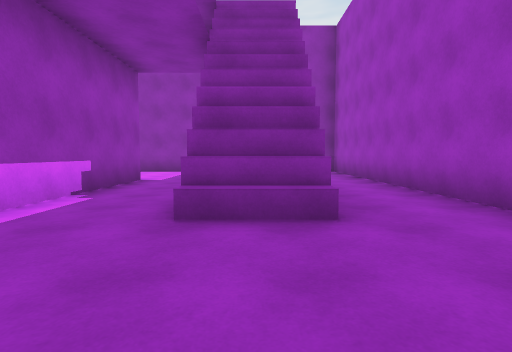
View 1 (above)

20 first-person views from a walk through a Unity game level. The camera is 1.2 m above the floor, tilts 4° down and sees 80° across. The floor is counted in squares, 2 m on a side. Each view is taken from the middle of a square. On the plan, view 1 faces up. The plan holds only what a view shows up to about 9 squares ahead; the rest is blank. The place goes on beyond the plan. The player character is not drawn. Surface patterns are stand-ins for the level's own textures.

View 2
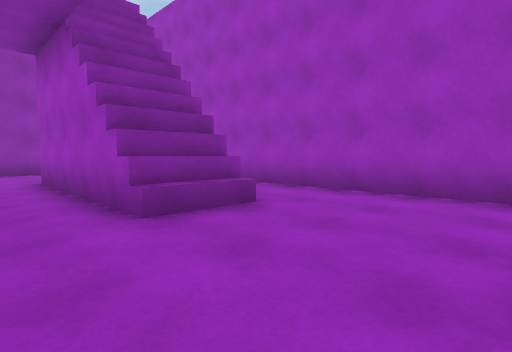

View 3
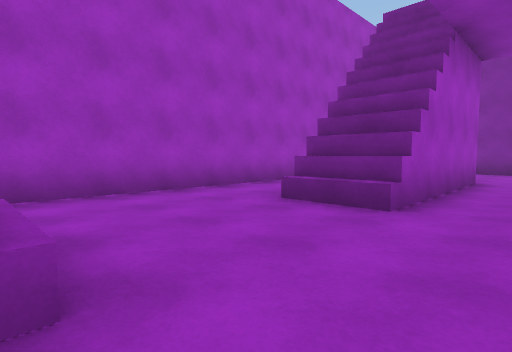

View 4
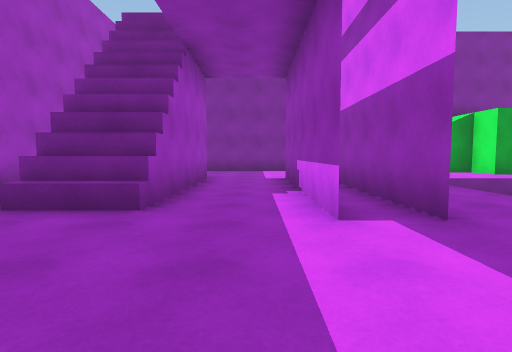

View 5
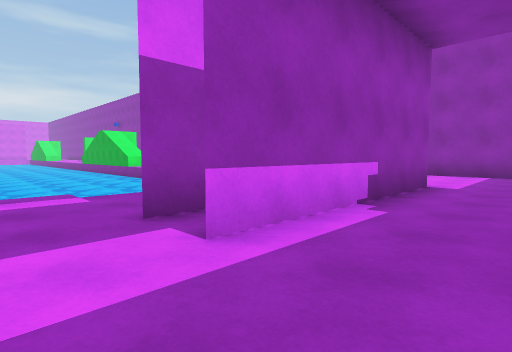

View 6
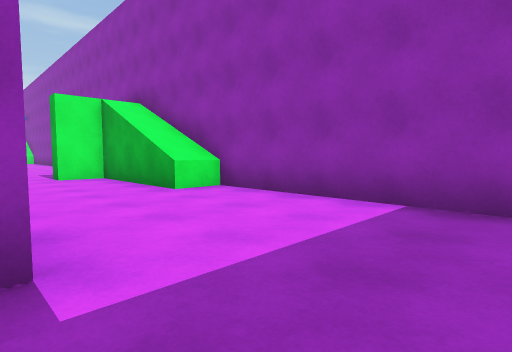

View 7
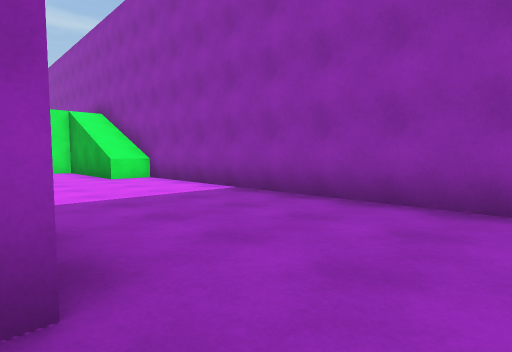

View 8
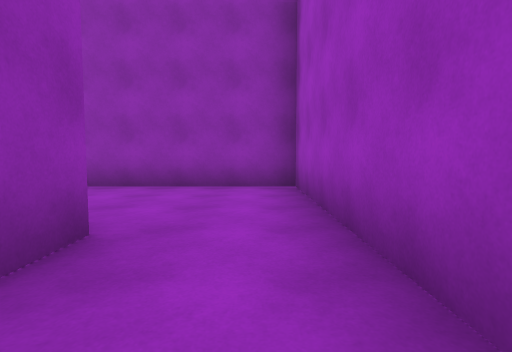

View 9
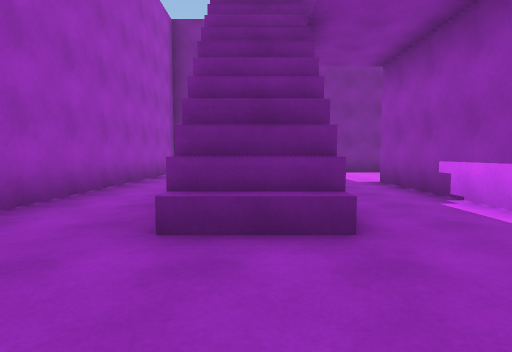

View 10
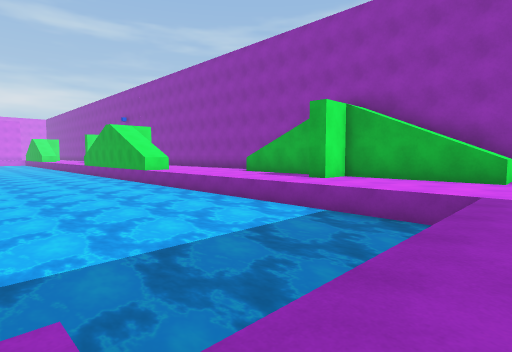

View 11
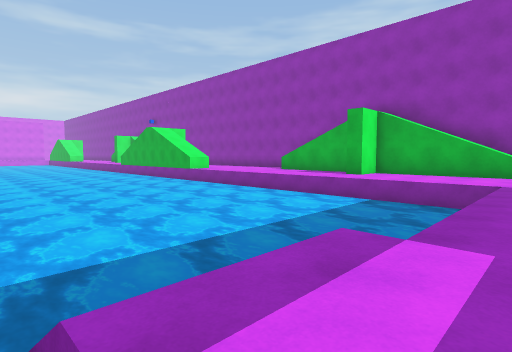

View 12
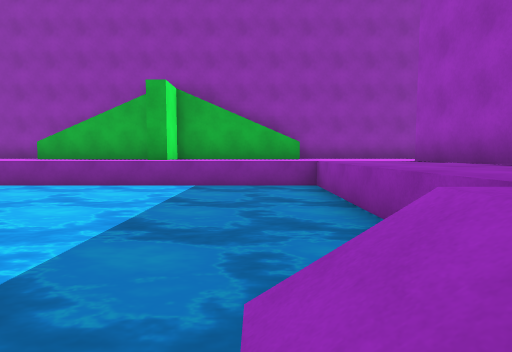

View 13
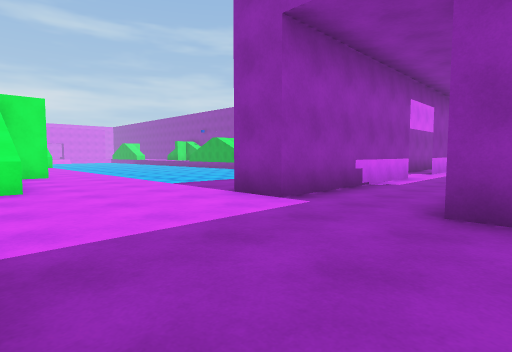

View 14
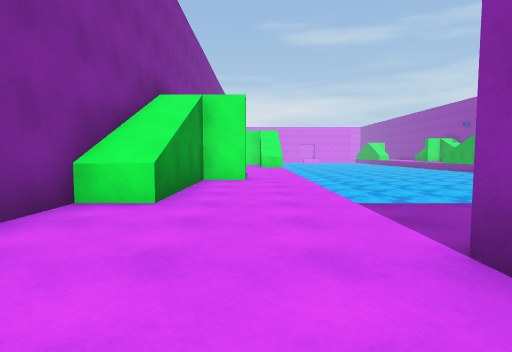

View 15
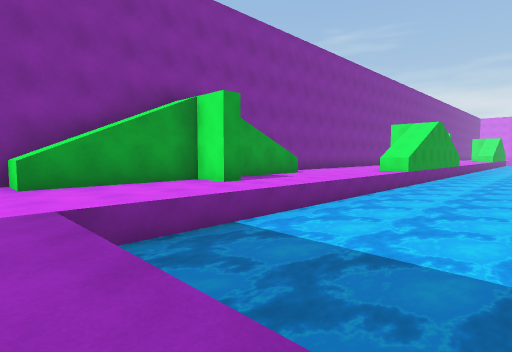

View 16
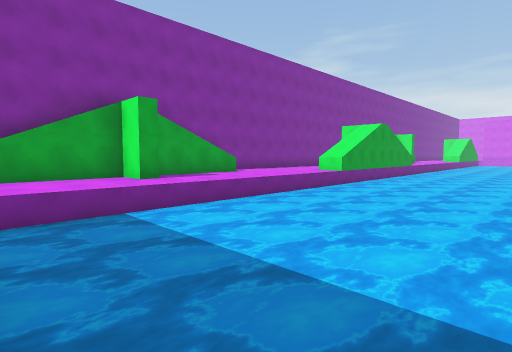

View 17
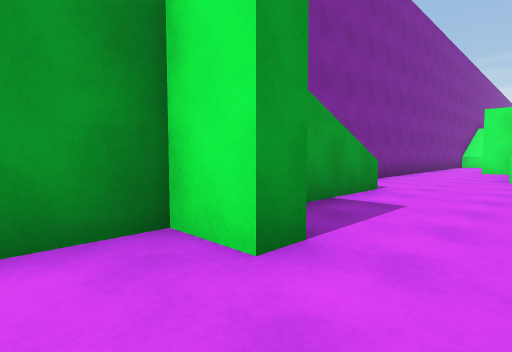

View 18
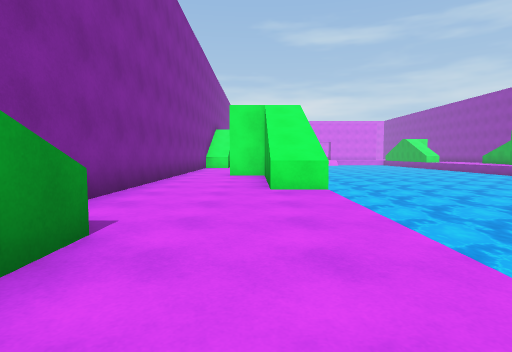

View 19
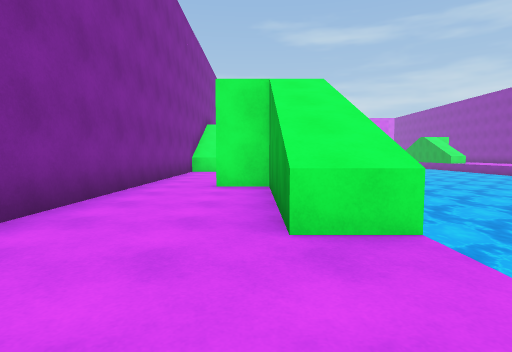

View 20
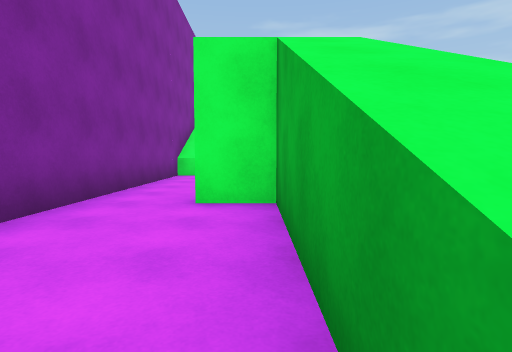

### Floor plan
Key: @ floor where view 1 was taken; # wall or solid block; . main floor; - floor 1 m lower than the main floor; ≈ water the walk keeps out of; ^ raised ledge.
Columns run from 24 left of view 1 to 3 right of it. Each row starts with its distance up from view 1.
 11                   ##########
 10            ^######^........#
  9             ...#...........#
  8            ................#
  7            ≈≈≈≈≈≈≈≈.##..#..#
  6           ≈≈≈≈≈≈≈≈≈.##..#..#
  5          ≈≈≈≈≈≈≈≈≈≈.##..#..#
  4         ≈≈≈≈≈≈≈≈≈≈≈.##..#..#
  3         ≈≈≈≈≈≈≈≈≈≈≈.##..^..#
  2         ≈≈≈≈≈≈≈≈≈-.........#
  1  ≈≈ ≈≈  ≈≈≈≈≈≈≈≈≈-.........#
  0  ≈≈≈≈≈≈≈≈≈≈≈≈≈≈≈≈≈≈.##..@..#
 -1  ≈≈≈≈≈≈≈≈≈≈≈≈≈≈≈≈≈≈.##..#..#
 -2   ≈≈≈≈≈≈≈≈≈≈≈≈≈≈≈≈≈.##..#..#
 -3     ≈≈≈≈≈≈≈≈≈≈≈≈≈≈≈.##..# .#
 -4     ≈≈≈≈≈≈≈≈≈≈≈≈≈≈≈.##..# .#
 -5     ####................. .#
 -6     #.................... .#
 -7  ..............#.........  #
 -8 ...........^######^......
 -9 ###########        #   ##

Positions as (right, up) in squares from view 1, and headings:
1: (0, 0), facing up
2: (-2, 0), facing up-right
3: (-2, 3), facing down-right
4: (-2, 3), facing down
5: (-1, 1), facing up-left
6: (-1, 7), facing up-left
7: (2, 7), facing up-left
8: (2, 5), facing up
9: (0, 2), facing down
10: (-5, 2), facing up-left
11: (-5, 0), facing up-left
12: (-7, 1), facing up
13: (0, -8), facing up-left
14: (-2, -6), facing left
15: (-5, -1), facing down-left
16: (-6, 1), facing down-left
17: (-8, -5), facing down-left
18: (-11, -6), facing left
19: (-14, -6), facing left
20: (-16, -6), facing left
